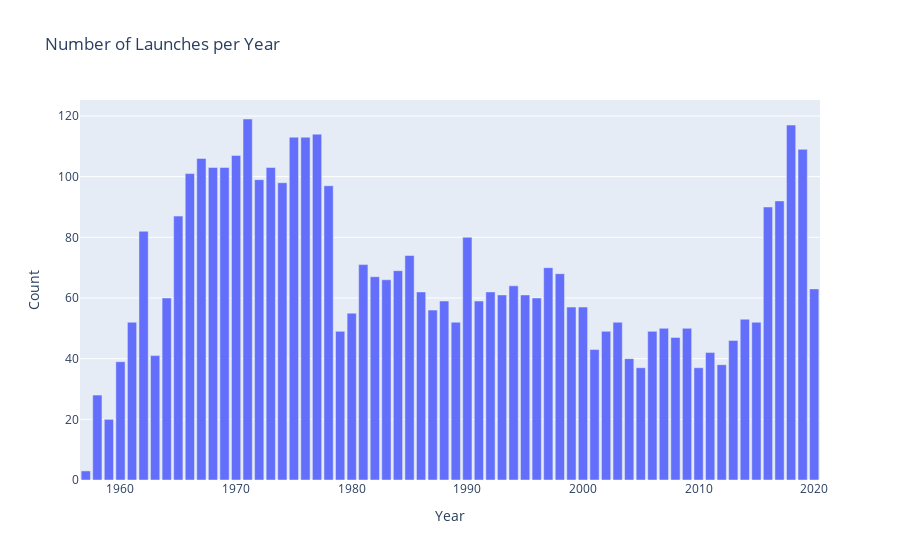

The code cell stored with this chart in its notebook:
### Code cell
fig = px.bar(launch_per_year, launch_per_year.index, launch_per_year.values, 
       labels={'index': 'Year', 'y': 'Count'}, title='Number of Launches per Year')
fig.show()

### Figure 1 — Plotly figure (JSON) as saved in the notebook; plotly's stock layout.template omitted (floating-point values rounded to 4 significant figures)
{"data": [{"alignmentgroup": "True", "hovertemplate": "Year=%{x}<br>Count=%{y}<extra></extra>", "legendgroup": "", "marker": {"color": "#636efa", "pattern": {"shape": ""}}, "name": "", "offsetgroup": "", "orientation": "v", "showlegend": false, "textposition": "auto", "type": "bar", "x": [1957, 1958, 1959, 1960, 1961, 1962, 1963, 1964, 1965, 1966, 1967, 1968, 1969, 1970, 1971, 1972, 1973, 1974, 1975, 1976, 1977, 1978, 1979, 1980, 1981, 1982, 1983, 1984, 1985, 1986, 1987, 1988, 1989, 1990, 1991, 1992, 1993, 1994, 1995, 1996, 1997, 1998, 1999, 2000, 2001, 2002, 2003, 2004, 2005, 2006, 2007, 2008, 2009, 2010, 2011, 2012, 2013, 2014, 2015, 2016, 2017, 2018, 2019, 2020], "xaxis": "x", "y": [3, 28, 20, 39, 52, 82, 41, 60, 87, 101, 106, 103, 103, 107, 119, 99, 103, 98, 113, 113, 114, 97, 49, 55, 71, 67, 66, 69, 74, 62, 56, 59, 52, 80, 59, 62, 61, 64, 61, 60, 70, 68, 57, 57, 43, 49, 52, 40, 37, 49, 50, 47, 50, 37, 42, 38, 46, 53, 52, 90, 92, 117, 109, 63], "yaxis": "y"}], "layout": {"barmode": "relative", "legend": {"tracegroupgap": 0}, "title": {"text": "Number of Launches per Year"}, "xaxis": {"anchor": "y", "domain": [0, 1], "title": {"text": "Year"}}, "yaxis": {"anchor": "x", "domain": [0, 1], "title": {"text": "Count"}}}}
